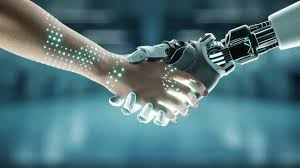
#> input picture humanvsai.png, 300 x 168 px, given in place of the camera
$ python opencv.py
#> lines starting #> are read from the running program, lines starting #| are printed output that depends on the picture
import cv2
import imutils
import time
"""
img = cv2.imread("images/humanvsai.png")

cv2.imwrite("images/humanvsaiCopy.png", img)

cv2.imshow("images/humanvsai", img)
cv2.waitKey(0)

cv2.destroyAllWindows()
"""

"""img = cv2.imread("images/humanvsai.png")
gray_Image = cv2.cvtColor(img, cv2.COLOR_BGR2GRAY)
cv2.imshow("Original Image", img)
cv2.imshow("Gray Image", gray_Image)
cv2.waitKey(0)
cv2.destroyAllWindows()"""

"""img = cv2.imread("images/humanvsai.png")
blurred_Image = cv2.GaussianBlur(img, (7,7), 0)
cv2.imshow("Original Image", img)
cv2.imshow("Blurred Image", blurred_Image)
cv2.waitKey(0)
cv2.destroyAllWindows()"""

"""img= cv2.imread("images/humanvsai.png")
canny_Image = cv2.Canny(img, 100, 200)
cv2.imshow("Original Image", img)
cv2.imshow("Canny Image", canny_Image)
cv2.waitKey(0)
cv2.destroyAllWindows()"""

"""img = cv2.imread("images/humanvsai.png")
dilated_Image = cv2.dilate(img, (7,7), iterations=3)
cv2.imshow("Original Image", img)
cv2.imshow("Dilated Image", dilated_Image)
cv2.waitKey(0)
cv2.destroyAllWindows()"""

"""img = cv2.imread("images/humanvsai.png")
eroded_Image = cv2.erode(img, (7,7), iterations=3)
cv2.imshow("Original Image", img)
cv2.imshow("Eroded Image", eroded_Image)
cv2.waitKey(0)
cv2.destroyAllWindows()"""

"""img = cv2.imread("images/humanvsai.png")
resized_Image = cv2.resize(img, (500,500))
cv2.imshow("Original Image", img)
cv2.imshow("Resized Image", resized_Image)
cv2.waitKey(0)
cv2.destroyAllWindows()"""
"""
img = cv2.imread("images/humanvsai.png")
cropped_Image = img[100:400, 200:500]
cv2.imshow("Original Image", img)
cv2.imshow("Cropped Image", cropped_Image)
cv2.waitKey(0)
cv2.destroyAllWindows()"""

"""img = cv2.imread("images/humanvsai.png")
print("Image Shape:", img.shape)
print("Image Size:", img.size)
print("Image Data Type:", img.dtype)
cv2.imshow("Image", img)
cv2.waitKey(0)
cv2.destroyAllWindows()"""

"""img = cv2.imread("images/humanvsai.png")
resized_Image = imutils.resize(img, width=20)
cv2.imwrite("images/ResizedImage.png", resized_Image)"""

"""img = cv2.imread("images/humanvsai.png")
guassianBlurimage = cv2.GaussianBlur(img, (5,5), 0)
cv2.imwrite("images/GuassianBlurImage.png", guassianBlurimage)
cv2.imshow("Guassian Blur Image", guassianBlurimage)"""

"""img = cv2.imread("images/humanvsai.png")
grayimg = cv2.cvtColor(img, cv2.COLOR_BGR2GRAY)
threshholdimg = cv2.threshold(grayimg, 180, 255, cv2.THRESH_BINARY)[1]
cv2.imwrite("images/ThreshholdImage.png", threshholdimg)"""

"""vs = cv2.VideoCapture(0)

while True:
    ret, img = vs.read()
    if not ret:
        print("Camera not detected")
        break

    cv2.imshow("VideoStream", img)

    key = cv2.waitKey(1) & 0xFF
    if key == ord("q"):
        break

vs.release()
cv2.destroyAllWindows()
"""

import cv2
import imutils
import time
"""
img = cv2.imread("images/humanvsai.png")

cv2.imwrite("images/humanvsaiCopy.png", img)

cv2.imshow("images/humanvsai", img)
cv2.waitKey(0)

cv2.destroyAllWindows()
"""

"""img = cv2.imread("images/humanvsai.png")
gray_Image = cv2.cvtColor(img, cv2.COLOR_BGR2GRAY)
cv2.imshow("Original Image", img)
cv2.imshow("Gray Image", gray_Image)
cv2.waitKey(0)
cv2.destroyAllWindows()"""

"""img = cv2.imread("images/humanvsai.png")
blurred_Image = cv2.GaussianBlur(img, (7,7), 0)
cv2.imshow("Original Image", img)
cv2.imshow("Blurred Image", blurred_Image)
cv2.waitKey(0)
cv2.destroyAllWindows()"""

"""img= cv2.imread("images/humanvsai.png")
canny_Image = cv2.Canny(img, 100, 200)
cv2.imshow("Original Image", img)
cv2.imshow("Canny Image", canny_Image)
cv2.waitKey(0)
cv2.destroyAllWindows()"""

"""img = cv2.imread("images/humanvsai.png")
dilated_Image = cv2.dilate(img, (7,7), iterations=3)
cv2.imshow("Original Image", img)
cv2.imshow("Dilated Image", dilated_Image)
cv2.waitKey(0)
cv2.destroyAllWindows()"""

"""img = cv2.imread("images/humanvsai.png")
eroded_Image = cv2.erode(img, (7,7), iterations=3)
cv2.imshow("Original Image", img)
cv2.imshow("Eroded Image", eroded_Image)
cv2.waitKey(0)
cv2.destroyAllWindows()"""

"""img = cv2.imread("images/humanvsai.png")
resized_Image = cv2.resize(img, (500,500))
cv2.imshow("Original Image", img)
cv2.imshow("Resized Image", resized_Image)
cv2.waitKey(0)
cv2.destroyAllWindows()"""
"""
img = cv2.imread("images/humanvsai.png")
cropped_Image = img[100:400, 200:500]
cv2.imshow("Original Image", img)
cv2.imshow("Cropped Image", cropped_Image)
cv2.waitKey(0)
cv2.destroyAllWindows()"""

"""img = cv2.imread("images/humanvsai.png")
print("Image Shape:", img.shape)
print("Image Size:", img.size)
print("Image Data Type:", img.dtype)
cv2.imshow("Image", img)
cv2.waitKey(0)
cv2.destroyAllWindows()"""

"""img = cv2.imread("images/humanvsai.png")
resized_Image = imutils.resize(img, width=20)
cv2.imwrite("images/ResizedImage.png", resized_Image)"""

"""img = cv2.imread("images/humanvsai.png")
guassianBlurimage = cv2.GaussianBlur(img, (5,5), 0)
cv2.imwrite("images/GuassianBlurImage.png", guassianBlurimage)
cv2.imshow("Guassian Blur Image", guassianBlurimage)"""

"""img = cv2.imread("images/humanvsai.png")
grayimg = cv2.cvtColor(img, cv2.COLOR_BGR2GRAY)
threshholdimg = cv2.threshold(grayimg, 180, 255, cv2.THRESH_BINARY)[1]
cv2.imwrite("images/ThreshholdImage.png", threshholdimg)"""

"""vs = cv2.VideoCapture(0)

while True:
    ret, img = vs.read()
    if not ret:
        print("Camera not detected")
        break

    cv2.imshow("VideoStream", img)

    key = cv2.waitKey(1) & 0xFF
    if key == ord("q"):
        break

vs.release()
cv2.destroyAllWindows()
"""

cam = cv2.VideoCapture(0)   # Use 0 unless you have 2 cameras
time.sleep(1)

firstFrame = None
area = 1000

while True:
    ret, img = cam.read()
#> img is the input picture: shape (168, 300, 3); mean B, G, R 124.1, 117, 80.7
    if not ret or img is None:
        print("Camera not detected")
        break

    text = "Normal"
    img = imutils.resize(img, width=1000)
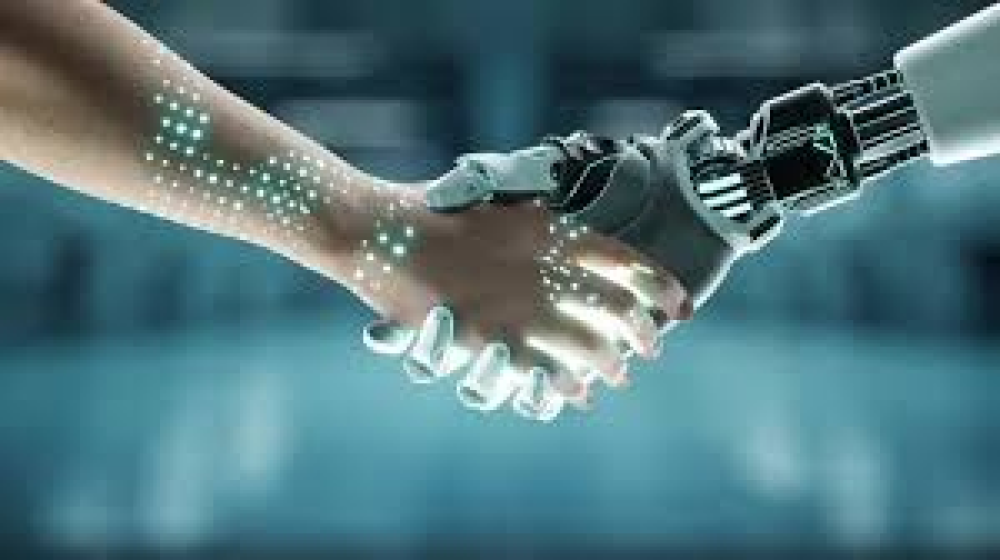
#> img: shape (560, 1000, 3); mean B, G, R 124.1, 117, 80.7

    grayImg = cv2.cvtColor(img, cv2.COLOR_BGR2GRAY)
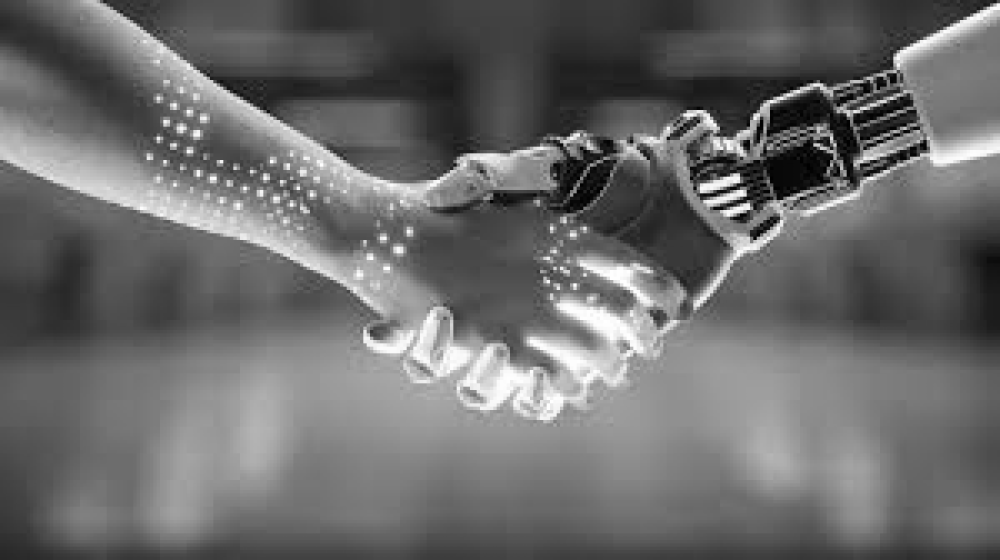
#> grayImg: shape (560, 1000); min 0, max 255, mean 106.9
    gaussianImg = cv2.GaussianBlur(grayImg, (21, 21), 0)
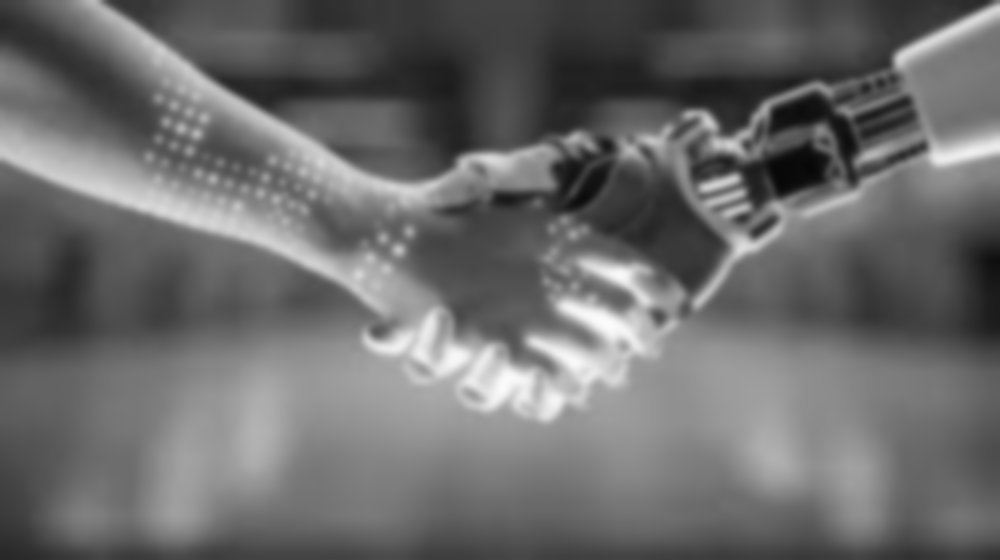
#> gaussianImg: shape (560, 1000); min 6, max 252, mean 106.9

    if firstFrame is None:
        firstFrame = gaussianImg
        continue

    imgDiff = cv2.absdiff(firstFrame, gaussianImg)

    threshImg = cv2.threshold(imgDiff, 25, 255, cv2.THRESH_BINARY)[1]
    threshImg = cv2.dilate(threshImg, None, iterations=2)

    cnts = cv2.findContours(threshImg.copy(), cv2.RETR_EXTERNAL, cv2.CHAIN_APPROX_SIMPLE)
    cnts = imutils.grab_contours(cnts)

    for c in cnts:
        if cv2.contourArea(c) < area:
            continue

        (x, y, w, h) = cv2.boundingRect(c)
        cv2.rectangle(img, (x, y), (x + w, y + h), (0, 255, 0), 2)
        text = "Moving Object detected"

    print(text)

    cv2.putText(img, text, (10, 20),
                cv2.FONT_HERSHEY_SIMPLEX, 0.5, (0, 0, 255), 2)

    cv2.imshow("cameraFeed", img)
    key = cv2.waitKey(1) & 0xFF
    if key == ord("q"):
        break

cam.release()
cv2.destroyAllWindows()
